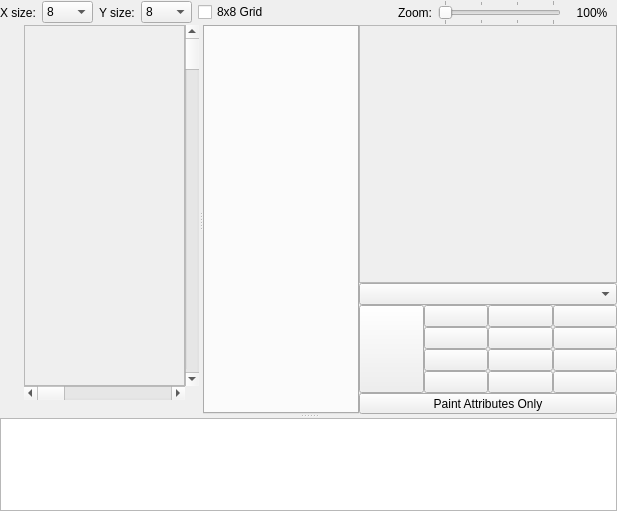
<?xml version="1.0" encoding="UTF-8"?>
<ui version="4.0">
 <class>TileStampEditorForm</class>
 <widget class="QWidget" name="TileStampEditorForm">
  <property name="geometry">
   <rect>
    <x>0</x>
    <y>0</y>
    <width>617</width>
    <height>511</height>
   </rect>
  </property>
  <property name="mouseTracking">
   <bool>false</bool>
  </property>
  <property name="focusPolicy">
   <enum>Qt::StrongFocus</enum>
  </property>
  <property name="contextMenuPolicy">
   <enum>Qt::DefaultContextMenu</enum>
  </property>
  <property name="windowTitle">
   <string>Form</string>
  </property>
  <layout class="QGridLayout" name="gridLayout_2">
   <property name="margin">
    <number>0</number>
   </property>
   <property name="spacing">
    <number>0</number>
   </property>
   <item row="1" column="0">
    <widget class="QSplitter" name="splitter_2">
     <property name="orientation">
      <enum>Qt::Vertical</enum>
     </property>
     <widget class="QWidget" name="gridLayoutWidget_3">
      <layout class="QGridLayout" name="gridLayout_6">
       <property name="bottomMargin">
        <number>0</number>
       </property>
       <property name="spacing">
        <number>0</number>
       </property>
       <item row="1" column="0">
        <widget class="QToolButton" name="pencilTool">
         <property name="toolTip">
          <string>Drawing Tool</string>
         </property>
         <property name="text">
          <string/>
         </property>
         <property name="icon">
          <iconset resource="../../resource.qrc">
           <normaloff>:/resources/RR_pencil.png</normaloff>:/resources/RR_pencil.png</iconset>
         </property>
         <property name="checkable">
          <bool>true</bool>
         </property>
         <property name="autoRaise">
          <bool>true</bool>
         </property>
        </widget>
       </item>
       <item row="1" column="1" rowspan="15">
        <widget class="QSplitter" name="splitter">
         <property name="sizePolicy">
          <sizepolicy hsizetype="Expanding" vsizetype="Expanding">
           <horstretch>0</horstretch>
           <verstretch>0</verstretch>
          </sizepolicy>
         </property>
         <property name="orientation">
          <enum>Qt::Horizontal</enum>
         </property>
         <widget class="QWidget" name="gridLayoutWidget">
          <layout class="QGridLayout" name="gridLayout">
           <property name="spacing">
            <number>0</number>
           </property>
           <item row="0" column="0">
            <widget class="QFrame" name="frame">
             <property name="sizePolicy">
              <sizepolicy hsizetype="Preferred" vsizetype="Preferred">
               <horstretch>0</horstretch>
               <verstretch>0</verstretch>
              </sizepolicy>
             </property>
             <property name="minimumSize">
              <size>
               <width>128</width>
               <height>128</height>
              </size>
             </property>
             <property name="cursor">
              <cursorShape>CrossCursor</cursorShape>
             </property>
             <property name="mouseTracking">
              <bool>true</bool>
             </property>
             <property name="focusPolicy">
              <enum>Qt::StrongFocus</enum>
             </property>
             <property name="frameShape">
              <enum>QFrame::StyledPanel</enum>
             </property>
             <property name="frameShadow">
              <enum>QFrame::Sunken</enum>
             </property>
             <layout class="QGridLayout" name="gridLayout_3">
              <property name="margin">
               <number>0</number>
              </property>
              <property name="spacing">
               <number>0</number>
              </property>
             </layout>
            </widget>
           </item>
           <item row="0" column="1">
            <widget class="QScrollBar" name="verticalScrollBar">
             <property name="orientation">
              <enum>Qt::Vertical</enum>
             </property>
            </widget>
           </item>
           <item row="1" column="0">
            <widget class="QScrollBar" name="horizontalScrollBar">
             <property name="orientation">
              <enum>Qt::Horizontal</enum>
             </property>
            </widget>
           </item>
           <item row="2" column="0" colspan="2">
            <layout class="QHBoxLayout" name="horizontalLayout_2">
             <property name="spacing">
              <number>0</number>
             </property>
             <property name="sizeConstraint">
              <enum>QLayout::SetDefaultConstraint</enum>
             </property>
             <item>
              <widget class="QLabel" name="info">
               <property name="sizePolicy">
                <sizepolicy hsizetype="Ignored" vsizetype="Fixed">
                 <horstretch>0</horstretch>
                 <verstretch>0</verstretch>
                </sizepolicy>
               </property>
               <property name="text">
                <string/>
               </property>
               <property name="scaledContents">
                <bool>false</bool>
               </property>
               <property name="indent">
                <number>0</number>
               </property>
              </widget>
             </item>
            </layout>
           </item>
          </layout>
         </widget>
         <widget class="QWidget" name="gridLayoutWidget_2">
          <layout class="QGridLayout" name="gridLayout_7">
           <property name="spacing">
            <number>0</number>
           </property>
           <item row="1" column="0">
            <widget class="ChrBankItemsTabWidget" name="tileTabWidget"/>
           </item>
          </layout>
         </widget>
        </widget>
       </item>
       <item row="1" column="2" rowspan="14">
        <layout class="QGridLayout" name="gridLayout_4">
         <property name="spacing">
          <number>0</number>
         </property>
         <item row="3" column="0" rowspan="4">
          <widget class="ColorPushButton" name="palbkgnd">
           <property name="sizePolicy">
            <sizepolicy hsizetype="Minimum" vsizetype="Minimum">
             <horstretch>0</horstretch>
             <verstretch>0</verstretch>
            </sizepolicy>
           </property>
           <property name="autoFillBackground">
            <bool>false</bool>
           </property>
           <property name="text">
            <string/>
           </property>
           <property name="iconSize">
            <size>
             <width>23</width>
             <height>23</height>
            </size>
           </property>
           <property name="checkable">
            <bool>true</bool>
           </property>
           <property name="checked">
            <bool>false</bool>
           </property>
          </widget>
         </item>
         <item row="3" column="1">
          <widget class="ColorPushButton" name="pal0col1">
           <property name="text">
            <string/>
           </property>
           <property name="iconSize">
            <size>
             <width>23</width>
             <height>23</height>
            </size>
           </property>
           <property name="checkable">
            <bool>true</bool>
           </property>
          </widget>
         </item>
         <item row="3" column="2">
          <widget class="ColorPushButton" name="pal0col2">
           <property name="text">
            <string/>
           </property>
           <property name="iconSize">
            <size>
             <width>23</width>
             <height>23</height>
            </size>
           </property>
           <property name="checkable">
            <bool>true</bool>
           </property>
          </widget>
         </item>
         <item row="3" column="3">
          <widget class="ColorPushButton" name="pal0col3">
           <property name="text">
            <string/>
           </property>
           <property name="iconSize">
            <size>
             <width>23</width>
             <height>23</height>
            </size>
           </property>
           <property name="checkable">
            <bool>true</bool>
           </property>
          </widget>
         </item>
         <item row="4" column="2">
          <widget class="ColorPushButton" name="pal1col2">
           <property name="text">
            <string/>
           </property>
           <property name="iconSize">
            <size>
             <width>23</width>
             <height>23</height>
            </size>
           </property>
           <property name="checkable">
            <bool>true</bool>
           </property>
          </widget>
         </item>
         <item row="4" column="1">
          <widget class="ColorPushButton" name="pal1col1">
           <property name="text">
            <string/>
           </property>
           <property name="iconSize">
            <size>
             <width>23</width>
             <height>23</height>
            </size>
           </property>
           <property name="checkable">
            <bool>true</bool>
           </property>
          </widget>
         </item>
         <item row="4" column="3">
          <widget class="ColorPushButton" name="pal1col3">
           <property name="text">
            <string/>
           </property>
           <property name="iconSize">
            <size>
             <width>23</width>
             <height>23</height>
            </size>
           </property>
           <property name="checkable">
            <bool>true</bool>
           </property>
          </widget>
         </item>
         <item row="5" column="1">
          <widget class="ColorPushButton" name="pal2col1">
           <property name="text">
            <string/>
           </property>
           <property name="iconSize">
            <size>
             <width>23</width>
             <height>23</height>
            </size>
           </property>
           <property name="checkable">
            <bool>true</bool>
           </property>
          </widget>
         </item>
         <item row="5" column="2">
          <widget class="ColorPushButton" name="pal2col2">
           <property name="text">
            <string/>
           </property>
           <property name="iconSize">
            <size>
             <width>23</width>
             <height>23</height>
            </size>
           </property>
           <property name="checkable">
            <bool>true</bool>
           </property>
          </widget>
         </item>
         <item row="5" column="3">
          <widget class="ColorPushButton" name="pal2col3">
           <property name="text">
            <string/>
           </property>
           <property name="iconSize">
            <size>
             <width>23</width>
             <height>23</height>
            </size>
           </property>
           <property name="checkable">
            <bool>true</bool>
           </property>
          </widget>
         </item>
         <item row="6" column="1">
          <widget class="ColorPushButton" name="pal3col1">
           <property name="text">
            <string/>
           </property>
           <property name="iconSize">
            <size>
             <width>23</width>
             <height>23</height>
            </size>
           </property>
           <property name="checkable">
            <bool>true</bool>
           </property>
          </widget>
         </item>
         <item row="6" column="2">
          <widget class="ColorPushButton" name="pal3col2">
           <property name="text">
            <string/>
           </property>
           <property name="iconSize">
            <size>
             <width>23</width>
             <height>23</height>
            </size>
           </property>
           <property name="checkable">
            <bool>true</bool>
           </property>
          </widget>
         </item>
         <item row="6" column="3">
          <widget class="ColorPushButton" name="pal3col3">
           <property name="text">
            <string/>
           </property>
           <property name="iconSize">
            <size>
             <width>23</width>
             <height>23</height>
            </size>
           </property>
           <property name="checkable">
            <bool>true</bool>
           </property>
          </widget>
         </item>
         <item row="2" column="0" colspan="4">
          <widget class="QComboBox" name="attributeTable"/>
         </item>
         <item row="7" column="0" colspan="4">
          <widget class="QToolButton" name="paintAttr">
           <property name="sizePolicy">
            <sizepolicy hsizetype="Preferred" vsizetype="Fixed">
             <horstretch>0</horstretch>
             <verstretch>0</verstretch>
            </sizepolicy>
           </property>
           <property name="text">
            <string>Paint Attributes Only</string>
           </property>
           <property name="checkable">
            <bool>true</bool>
           </property>
           <property name="autoRaise">
            <bool>false</bool>
           </property>
          </widget>
         </item>
         <item row="1" column="0" colspan="4">
          <spacer name="verticalSpacer">
           <property name="orientation">
            <enum>Qt::Vertical</enum>
           </property>
           <property name="sizeHint" stdset="0">
            <size>
             <width>20</width>
             <height>40</height>
            </size>
           </property>
          </spacer>
         </item>
         <item row="0" column="0" colspan="4">
          <widget class="QFrame" name="preview">
           <property name="sizePolicy">
            <sizepolicy hsizetype="Fixed" vsizetype="Fixed">
             <horstretch>0</horstretch>
             <verstretch>0</verstretch>
            </sizepolicy>
           </property>
           <property name="minimumSize">
            <size>
             <width>258</width>
             <height>258</height>
            </size>
           </property>
           <property name="frameShape">
            <enum>QFrame::StyledPanel</enum>
           </property>
           <property name="frameShadow">
            <enum>QFrame::Sunken</enum>
           </property>
           <layout class="QGridLayout" name="gridLayout_5">
            <property name="margin">
             <number>0</number>
            </property>
            <property name="spacing">
             <number>0</number>
            </property>
           </layout>
          </widget>
         </item>
        </layout>
       </item>
       <item row="2" column="0">
        <widget class="QToolButton" name="selectionTool">
         <property name="toolTip">
          <string>Selection Tool</string>
         </property>
         <property name="text">
          <string/>
         </property>
         <property name="icon">
          <iconset resource="../../resource.qrc">
           <normaloff>:/resources/select_tool.png</normaloff>:/resources/select_tool.png</iconset>
         </property>
         <property name="checkable">
          <bool>true</bool>
         </property>
         <property name="autoRaise">
          <bool>true</bool>
         </property>
        </widget>
       </item>
       <item row="3" column="0">
        <widget class="QToolButton" name="lineTool">
         <property name="toolTip">
          <string>Line Tool</string>
         </property>
         <property name="text">
          <string/>
         </property>
         <property name="icon">
          <iconset resource="../../resource.qrc">
           <normaloff>:/resources/RR_shape_line.png</normaloff>:/resources/RR_shape_line.png</iconset>
         </property>
         <property name="checkable">
          <bool>true</bool>
         </property>
         <property name="autoRaise">
          <bool>true</bool>
         </property>
        </widget>
       </item>
       <item row="4" column="0">
        <widget class="QToolButton" name="hollowBoxTool">
         <property name="toolTip">
          <string>Hollow Box Tool</string>
         </property>
         <property name="text">
          <string/>
         </property>
         <property name="icon">
          <iconset resource="../../resource.qrc">
           <normaloff>:/resources/RR_shape_square_hollow.png</normaloff>:/resources/RR_shape_square_hollow.png</iconset>
         </property>
         <property name="checkable">
          <bool>true</bool>
         </property>
         <property name="autoRaise">
          <bool>true</bool>
         </property>
        </widget>
       </item>
       <item row="5" column="0">
        <widget class="QToolButton" name="filledBoxTool">
         <property name="toolTip">
          <string>Filled Box Tool</string>
         </property>
         <property name="text">
          <string/>
         </property>
         <property name="icon">
          <iconset resource="../../resource.qrc">
           <normaloff>:/resources/RR_shape_square_filled.png</normaloff>:/resources/RR_shape_square_filled.png</iconset>
         </property>
         <property name="checkable">
          <bool>true</bool>
         </property>
         <property name="autoRaise">
          <bool>true</bool>
         </property>
        </widget>
       </item>
       <item row="6" column="0">
        <widget class="QToolButton" name="hollowCircleTool">
         <property name="toolTip">
          <string>Hollow Circle Tool</string>
         </property>
         <property name="text">
          <string/>
         </property>
         <property name="icon">
          <iconset resource="../../resource.qrc">
           <normaloff>:/resources/RR_shape_circle_hollow.png</normaloff>:/resources/RR_shape_circle_hollow.png</iconset>
         </property>
         <property name="checkable">
          <bool>true</bool>
         </property>
         <property name="autoRaise">
          <bool>true</bool>
         </property>
        </widget>
       </item>
       <item row="7" column="0">
        <widget class="QToolButton" name="filledCircleTool">
         <property name="toolTip">
          <string>Filled Circle Tool</string>
         </property>
         <property name="text">
          <string/>
         </property>
         <property name="icon">
          <iconset resource="../../resource.qrc">
           <normaloff>:/resources/RR_shape_circle_filled.png</normaloff>:/resources/RR_shape_circle_filled.png</iconset>
         </property>
         <property name="checkable">
          <bool>true</bool>
         </property>
         <property name="autoRaise">
          <bool>true</bool>
         </property>
        </widget>
       </item>
       <item row="8" column="0">
        <widget class="QToolButton" name="paintTool">
         <property name="toolTip">
          <string>Paint Tool</string>
         </property>
         <property name="text">
          <string/>
         </property>
         <property name="icon">
          <iconset resource="../../resource.qrc">
           <normaloff>:/resources/RR_paintcan.png</normaloff>:/resources/RR_paintcan.png</iconset>
         </property>
         <property name="checkable">
          <bool>true</bool>
         </property>
         <property name="autoRaise">
          <bool>true</bool>
         </property>
        </widget>
       </item>
       <item row="10" column="0">
        <widget class="QToolButton" name="cwRotate">
         <property name="toolTip">
          <string>Rotate Clockwise</string>
         </property>
         <property name="text">
          <string/>
         </property>
         <property name="icon">
          <iconset resource="../../resource.qrc">
           <normaloff>:/resources/RR_shape_rotate_clockwise.png</normaloff>:/resources/RR_shape_rotate_clockwise.png</iconset>
         </property>
         <property name="checkable">
          <bool>false</bool>
         </property>
         <property name="autoRaise">
          <bool>true</bool>
         </property>
        </widget>
       </item>
       <item row="11" column="0">
        <widget class="QToolButton" name="ccwRotate">
         <property name="toolTip">
          <string>Rotate Counterclockwise</string>
         </property>
         <property name="text">
          <string/>
         </property>
         <property name="icon">
          <iconset resource="../../resource.qrc">
           <normaloff>:/resources/RR_shape_rotate_anticlockwise.png</normaloff>:/resources/RR_shape_rotate_anticlockwise.png</iconset>
         </property>
         <property name="autoRaise">
          <bool>true</bool>
         </property>
        </widget>
       </item>
       <item row="12" column="0">
        <widget class="QToolButton" name="flipHorizontal">
         <property name="toolTip">
          <string>Flip Horizontal</string>
         </property>
         <property name="text">
          <string/>
         </property>
         <property name="icon">
          <iconset resource="../../resource.qrc">
           <normaloff>:/resources/RR_shape_flip_horizontal.png</normaloff>:/resources/RR_shape_flip_horizontal.png</iconset>
         </property>
         <property name="autoRaise">
          <bool>true</bool>
         </property>
        </widget>
       </item>
       <item row="13" column="0">
        <widget class="QToolButton" name="flipVertical">
         <property name="toolTip">
          <string>Flip Vertical</string>
         </property>
         <property name="text">
          <string/>
         </property>
         <property name="icon">
          <iconset resource="../../resource.qrc">
           <normaloff>:/resources/RR_shape_flip_vertical.png</normaloff>:/resources/RR_shape_flip_vertical.png</iconset>
         </property>
         <property name="autoRaise">
          <bool>true</bool>
         </property>
        </widget>
       </item>
       <item row="14" column="0">
        <widget class="QToolButton" name="clear">
         <property name="toolTip">
          <string>Clear</string>
         </property>
         <property name="text">
          <string/>
         </property>
         <property name="icon">
          <iconset resource="../../resource.qrc">
           <normaloff>:/resources/22_edit-clear.png</normaloff>:/resources/22_edit-clear.png</iconset>
         </property>
         <property name="autoRaise">
          <bool>true</bool>
         </property>
        </widget>
       </item>
       <item row="9" column="0">
        <spacer name="verticalSpacer_2">
         <property name="orientation">
          <enum>Qt::Vertical</enum>
         </property>
         <property name="sizeHint" stdset="0">
          <size>
           <width>20</width>
           <height>40</height>
          </size>
         </property>
        </spacer>
       </item>
      </layout>
     </widget>
     <widget class="QTableView" name="propertyTableView">
      <property name="editTriggers">
       <set>QAbstractItemView::AnyKeyPressed|QAbstractItemView::DoubleClicked|QAbstractItemView::EditKeyPressed|QAbstractItemView::SelectedClicked</set>
      </property>
      <property name="selectionMode">
       <enum>QAbstractItemView::SingleSelection</enum>
      </property>
      <property name="showGrid">
       <bool>false</bool>
      </property>
      <property name="gridStyle">
       <enum>Qt::NoPen</enum>
      </property>
      <property name="sortingEnabled">
       <bool>true</bool>
      </property>
      <property name="wordWrap">
       <bool>false</bool>
      </property>
      <property name="cornerButtonEnabled">
       <bool>false</bool>
      </property>
      <attribute name="horizontalHeaderShowSortIndicator" stdset="0">
       <bool>true</bool>
      </attribute>
      <attribute name="horizontalHeaderStretchLastSection">
       <bool>true</bool>
      </attribute>
      <attribute name="verticalHeaderVisible">
       <bool>false</bool>
      </attribute>
     </widget>
    </widget>
   </item>
   <item row="0" column="0">
    <layout class="QHBoxLayout" name="horizontalLayout">
     <property name="spacing">
      <number>6</number>
     </property>
     <property name="sizeConstraint">
      <enum>QLayout::SetDefaultConstraint</enum>
     </property>
     <property name="margin">
      <number>0</number>
     </property>
     <item>
      <widget class="QLabel" name="label_3">
       <property name="sizePolicy">
        <sizepolicy hsizetype="Preferred" vsizetype="Preferred">
         <horstretch>0</horstretch>
         <verstretch>0</verstretch>
        </sizepolicy>
       </property>
       <property name="text">
        <string>X size:</string>
       </property>
      </widget>
     </item>
     <item>
      <widget class="QComboBox" name="xSize">
       <property name="maxVisibleItems">
        <number>40</number>
       </property>
       <item>
        <property name="text">
         <string>8</string>
        </property>
       </item>
       <item>
        <property name="text">
         <string>16</string>
        </property>
       </item>
       <item>
        <property name="text">
         <string>32</string>
        </property>
       </item>
       <item>
        <property name="text">
         <string>48</string>
        </property>
       </item>
       <item>
        <property name="text">
         <string>64</string>
        </property>
       </item>
       <item>
        <property name="text">
         <string>80</string>
        </property>
       </item>
       <item>
        <property name="text">
         <string>96</string>
        </property>
       </item>
       <item>
        <property name="text">
         <string>112</string>
        </property>
       </item>
       <item>
        <property name="text">
         <string>128</string>
        </property>
       </item>
       <item>
        <property name="text">
         <string>144</string>
        </property>
       </item>
       <item>
        <property name="text">
         <string>160</string>
        </property>
       </item>
       <item>
        <property name="text">
         <string>176</string>
        </property>
       </item>
       <item>
        <property name="text">
         <string>192</string>
        </property>
       </item>
       <item>
        <property name="text">
         <string>208</string>
        </property>
       </item>
       <item>
        <property name="text">
         <string>224</string>
        </property>
       </item>
       <item>
        <property name="text">
         <string>240</string>
        </property>
       </item>
       <item>
        <property name="text">
         <string>256</string>
        </property>
       </item>
      </widget>
     </item>
     <item>
      <widget class="QLabel" name="label_4">
       <property name="text">
        <string>Y size:</string>
       </property>
      </widget>
     </item>
     <item>
      <widget class="QComboBox" name="ySize">
       <property name="maxVisibleItems">
        <number>40</number>
       </property>
       <item>
        <property name="text">
         <string>8</string>
        </property>
       </item>
       <item>
        <property name="text">
         <string>16</string>
        </property>
       </item>
       <item>
        <property name="text">
         <string>32</string>
        </property>
       </item>
       <item>
        <property name="text">
         <string>48</string>
        </property>
       </item>
       <item>
        <property name="text">
         <string>64</string>
        </property>
       </item>
       <item>
        <property name="text">
         <string>80</string>
        </property>
       </item>
       <item>
        <property name="text">
         <string>96</string>
        </property>
       </item>
       <item>
        <property name="text">
         <string>112</string>
        </property>
       </item>
       <item>
        <property name="text">
         <string>128</string>
        </property>
       </item>
       <item>
        <property name="text">
         <string>144</string>
        </property>
       </item>
       <item>
        <property name="text">
         <string>160</string>
        </property>
       </item>
       <item>
        <property name="text">
         <string>176</string>
        </property>
       </item>
       <item>
        <property name="text">
         <string>192</string>
        </property>
       </item>
       <item>
        <property name="text">
         <string>208</string>
        </property>
       </item>
       <item>
        <property name="text">
         <string>224</string>
        </property>
       </item>
       <item>
        <property name="text">
         <string>240</string>
        </property>
       </item>
       <item>
        <property name="text">
         <string>256</string>
        </property>
       </item>
      </widget>
     </item>
     <item>
      <widget class="QCheckBox" name="grid">
       <property name="text">
        <string>8x8 Grid</string>
       </property>
      </widget>
     </item>
     <item>
      <spacer name="horizontalSpacer">
       <property name="orientation">
        <enum>Qt::Horizontal</enum>
       </property>
       <property name="sizeHint" stdset="0">
        <size>
         <width>40</width>
         <height>20</height>
        </size>
       </property>
      </spacer>
     </item>
     <item>
      <widget class="QLabel" name="label_2">
       <property name="text">
        <string>Zoom:</string>
       </property>
      </widget>
     </item>
     <item>
      <widget class="QSlider" name="zoomSlider">
       <property name="minimum">
        <number>0</number>
       </property>
       <property name="maximum">
        <number>3</number>
       </property>
       <property name="singleStep">
        <number>1</number>
       </property>
       <property name="pageStep">
        <number>1</number>
       </property>
       <property name="value">
        <number>0</number>
       </property>
       <property name="orientation">
        <enum>Qt::Horizontal</enum>
       </property>
       <property name="invertedAppearance">
        <bool>false</bool>
       </property>
       <property name="invertedControls">
        <bool>false</bool>
       </property>
       <property name="tickPosition">
        <enum>QSlider::TicksBothSides</enum>
       </property>
       <property name="tickInterval">
        <number>1</number>
       </property>
      </widget>
     </item>
     <item>
      <widget class="QLabel" name="zoomValueLabel">
       <property name="sizePolicy">
        <sizepolicy hsizetype="Fixed" vsizetype="Preferred">
         <horstretch>0</horstretch>
         <verstretch>0</verstretch>
        </sizepolicy>
       </property>
       <property name="minimumSize">
        <size>
         <width>50</width>
         <height>0</height>
        </size>
       </property>
       <property name="maximumSize">
        <size>
         <width>50</width>
         <height>16777215</height>
        </size>
       </property>
       <property name="text">
        <string>100%</string>
       </property>
       <property name="alignment">
        <set>Qt::AlignCenter</set>
       </property>
      </widget>
     </item>
    </layout>
   </item>
  </layout>
 </widget>
 <customwidgets>
  <customwidget>
   <class>ColorPushButton</class>
   <extends>QPushButton</extends>
   <header location="global">colorpushbutton.h</header>
  </customwidget>
  <customwidget>
   <class>ChrBankItemsTabWidget</class>
   <extends>QTabWidget</extends>
   <header location="global">chrbankitemstabwidget.h</header>
   <container>1</container>
  </customwidget>
 </customwidgets>
 <resources>
  <include location="../../resource.qrc"/>
 </resources>
 <connections/>
</ui>
